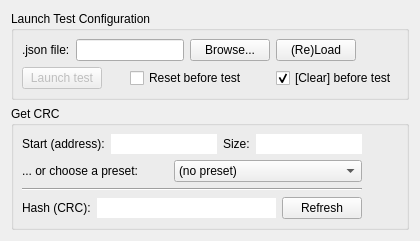
      <widget class="QWidget" name="tab_19">
       <attribute name="title">
        <string>AutoTester</string>
       </attribute>
       <layout class="QVBoxLayout" name="verticalLayout_37">
        <item>
         <widget class="QGroupBox" name="screenshotgroup_2">
          <property name="sizePolicy">
           <sizepolicy hsizetype="Preferred" vsizetype="Preferred">
            <horstretch>0</horstretch>
            <verstretch>0</verstretch>
           </sizepolicy>
          </property>
          <property name="title">
           <string>Launch Test Configuration</string>
          </property>
          <layout class="QHBoxLayout" name="horizontalLayout_10">
           <property name="leftMargin">
            <number>8</number>
           </property>
           <property name="topMargin">
            <number>8</number>
           </property>
           <property name="rightMargin">
            <number>8</number>
           </property>
           <property name="bottomMargin">
            <number>8</number>
           </property>
           <item>
            <layout class="QVBoxLayout" name="verticalLayout_22">
             <item>
              <layout class="QHBoxLayout" name="horizontalLayout_9">
               <item>
                <widget class="QLabel" name="label_7">
                 <property name="text">
                  <string>.json file:</string>
                 </property>
                </widget>
               </item>
               <item>
                <widget class="QLineEdit" name="JSONconfigPath"/>
               </item>
               <item>
                <widget class="QPushButton" name="buttonOpenJSONconfig">
                 <property name="sizePolicy">
                  <sizepolicy hsizetype="Preferred" vsizetype="Maximum">
                   <horstretch>0</horstretch>
                   <verstretch>0</verstretch>
                  </sizepolicy>
                 </property>
                 <property name="text">
                  <string>Browse...</string>
                 </property>
                </widget>
               </item>
               <item>
                <widget class="QPushButton" name="buttonReloadJSONconfig">
                 <property name="sizePolicy">
                  <sizepolicy hsizetype="Preferred" vsizetype="Maximum">
                   <horstretch>0</horstretch>
                   <verstretch>0</verstretch>
                  </sizepolicy>
                 </property>
                 <property name="text">
                  <string>(Re)Load</string>
                 </property>
                </widget>
               </item>
               <item>
                <spacer name="horizontalSpacer_16">
                 <property name="orientation">
                  <enum>Qt::Horizontal</enum>
                 </property>
                 <property name="sizeHint" stdset="0">
                  <size>
                   <width>0</width>
                   <height>20</height>
                  </size>
                 </property>
                </spacer>
               </item>
              </layout>
             </item>
             <item>
              <layout class="QHBoxLayout" name="horizontalLayout_22">
               <property name="spacing">
                <number>28</number>
               </property>
               <item>
                <widget class="QPushButton" name="buttonLaunchTest">
                 <property name="enabled">
                  <bool>false</bool>
                 </property>
                 <property name="sizePolicy">
                  <sizepolicy hsizetype="Maximum" vsizetype="Fixed">
                   <horstretch>0</horstretch>
                   <verstretch>0</verstretch>
                  </sizepolicy>
                 </property>
                 <property name="text">
                  <string>Launch test</string>
                 </property>
                 <property name="checkable">
                  <bool>false</bool>
                 </property>
                 <property name="checked">
                  <bool>false</bool>
                 </property>
                 <property name="flat">
                  <bool>false</bool>
                 </property>
                </widget>
               </item>
               <item>
                <widget class="QCheckBox" name="checkBoxTestReset">
                 <property name="enabled">
                  <bool>true</bool>
                 </property>
                 <property name="text">
                  <string>Reset before test</string>
                 </property>
                 <property name="checked">
                  <bool>false</bool>
                 </property>
                </widget>
               </item>
               <item>
                <widget class="QCheckBox" name="checkBoxTestClear">
                 <property name="text">
                  <string>[Clear] before test</string>
                 </property>
                 <property name="checked">
                  <bool>true</bool>
                 </property>
                </widget>
               </item>
               <item>
                <spacer name="horizontalSpacer_20">
                 <property name="orientation">
                  <enum>Qt::Horizontal</enum>
                 </property>
                 <property name="sizeHint" stdset="0">
                  <size>
                   <width>0</width>
                   <height>20</height>
                  </size>
                 </property>
                </spacer>
               </item>
              </layout>
             </item>
            </layout>
           </item>
          </layout>
         </widget>
        </item>
        <item>
         <widget class="QGroupBox" name="screenshotgroup_4">
          <property name="enabled">
           <bool>true</bool>
          </property>
          <property name="sizePolicy">
           <sizepolicy hsizetype="Preferred" vsizetype="Maximum">
            <horstretch>0</horstretch>
            <verstretch>0</verstretch>
           </sizepolicy>
          </property>
          <property name="title">
           <string>Get CRC</string>
          </property>
          <layout class="QHBoxLayout" name="horizontalLayout_11">
           <property name="leftMargin">
            <number>8</number>
           </property>
           <property name="topMargin">
            <number>8</number>
           </property>
           <property name="rightMargin">
            <number>8</number>
           </property>
           <property name="bottomMargin">
            <number>8</number>
           </property>
           <item>
            <layout class="QVBoxLayout" name="verticalLayout_19">
             <item>
              <layout class="QHBoxLayout" name="horizontalLayout_7">
               <item>
                <widget class="QLabel" name="label_11">
                 <property name="text">
                  <string>Start (address):</string>
                 </property>
                </widget>
               </item>
               <item>
                <widget class="QLineEdit" name="startCRC">
                 <property name="frame">
                  <bool>false</bool>
                 </property>
                 <property name="readOnly">
                  <bool>false</bool>
                 </property>
                </widget>
               </item>
               <item>
                <widget class="QLabel" name="label_12">
                 <property name="text">
                  <string>Size:</string>
                 </property>
                </widget>
               </item>
               <item>
                <widget class="QLineEdit" name="sizeCRC">
                 <property name="frame">
                  <bool>false</bool>
                 </property>
                 <property name="readOnly">
                  <bool>false</bool>
                 </property>
                </widget>
               </item>
              </layout>
             </item>
             <item>
              <layout class="QHBoxLayout" name="horizontalLayout_23">
               <property name="leftMargin">
                <number>0</number>
               </property>
               <item>
                <widget class="QLabel" name="label_14">
                 <property name="text">
                  <string>... or choose a preset:</string>
                 </property>
                </widget>
               </item>
               <item>
                <widget class="QComboBox" name="comboBoxPresetCRC">
                 <item>
                  <property name="text">
                   <string>(no preset)</string>
                  </property>
                 </item>
                 <item>
                  <property name="text">
                   <string>All VRAM (LCD set in 16bpp)</string>
                  </property>
                 </item>
                 <item>
                  <property name="text">
                   <string>1st half of the VRAM (8bpp)</string>
                  </property>
                 </item>
                 <item>
                  <property name="text">
                   <string>2nd half of the VRAM (8bpp)</string>
                  </property>
                 </item>
                 <item>
                  <property name="text">
                   <string>textShadow</string>
                  </property>
                 </item>
                 <item>
                  <property name="text">
                   <string>cmdShadow</string>
                  </property>
                 </item>
                 <item>
                  <property name="text">
                   <string>pixelShadow</string>
                  </property>
                 </item>
                 <item>
                  <property name="text">
                   <string>pixelShadow2</string>
                  </property>
                 </item>
                 <item>
                  <property name="text">
                   <string>cmdPixelShadow2</string>
                  </property>
                 </item>
                 <item>
                  <property name="text">
                   <string>plotSScreen</string>
                  </property>
                 </item>
                 <item>
                  <property name="text">
                   <string>saveSScreen</string>
                  </property>
                 </item>
                 <item>
                  <property name="text">
                   <string>lcdPalette</string>
                  </property>
                 </item>
                 <item>
                  <property name="text">
                   <string>cursorImage</string>
                  </property>
                 </item>
                 <item>
                  <property name="text">
                   <string>All the RAM</string>
                  </property>
                 </item>
                </widget>
               </item>
              </layout>
             </item>
             <item>
              <widget class="Line" name="line">
               <property name="orientation">
                <enum>Qt::Horizontal</enum>
               </property>
              </widget>
             </item>
             <item>
              <layout class="QHBoxLayout" name="horizontalLayout_19">
               <property name="leftMargin">
                <number>0</number>
               </property>
               <item>
                <widget class="QLabel" name="label_13">
                 <property name="text">
                  <string>Hash (CRC):</string>
                 </property>
                </widget>
               </item>
               <item>
                <widget class="QLineEdit" name="valueCRC">
                 <property name="frame">
                  <bool>false</bool>
                 </property>
                 <property name="readOnly">
                  <bool>true</bool>
                 </property>
                </widget>
               </item>
               <item>
                <widget class="QPushButton" name="buttonRefreshCRC">
                 <property name="enabled">
                  <bool>true</bool>
                 </property>
                 <property name="sizePolicy">
                  <sizepolicy hsizetype="Preferred" vsizetype="Maximum">
                   <horstretch>0</horstretch>
                   <verstretch>0</verstretch>
                  </sizepolicy>
                 </property>
                 <property name="text">
                  <string>Refresh</string>
                 </property>
                </widget>
               </item>
              </layout>
             </item>
            </layout>
           </item>
           <item>
            <spacer name="horizontalSpacer_17">
             <property name="orientation">
              <enum>Qt::Horizontal</enum>
             </property>
             <property name="sizeType">
              <enum>QSizePolicy::Expanding</enum>
             </property>
             <property name="sizeHint" stdset="0">
              <size>
               <width>0</width>
               <height>20</height>
              </size>
             </property>
            </spacer>
           </item>
          </layout>
         </widget>
        </item>
        <item>
         <spacer name="verticalSpacer_7">
          <property name="orientation">
           <enum>Qt::Vertical</enum>
          </property>
          <property name="sizeHint" stdset="0">
           <size>
            <width>20</width>
            <height>0</height>
           </size>
          </property>
         </spacer>
        </item>
       </layout>
      </widget>
